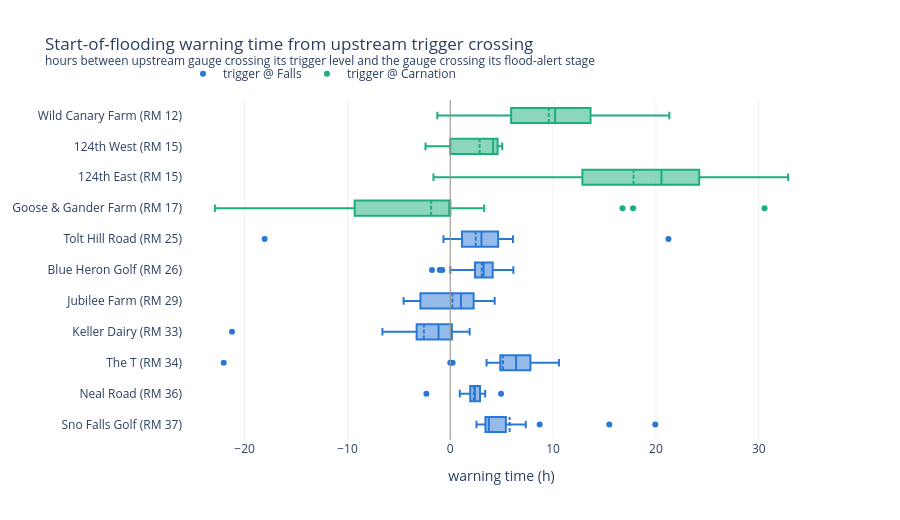

Write notebook code for a chart like this one.
### Code cell
order = [g for g in sorted(SVPA_GAUGES, key=lambda g: -RM[g])
         if g in start_dists and len(start_dists[g]) >= 5]
fig = go.Figure()
for gid in order:
    v = start_dists[gid]
    fig.add_box(x=v, y=[f"{NAME[gid]} (RM {RM[gid]})"] * len(v), orientation="h",
                marker_color=PAL[0] if TIMING_PRED[gid] == FALLS else PAL[1],
                boxmean=True, showlegend=False)
fig.add_scatter(x=[None], y=[None], mode="markers", marker_color=PAL[0], name="trigger @ Falls")
fig.add_scatter(x=[None], y=[None], mode="markers", marker_color=PAL[1], name="trigger @ Carnation")
fig.add_vline(x=0, line=dict(color=GRAY, width=1))
fig.update_layout(template="plotly_white", height=520, width=900,
                  title="Start-of-flooding warning time from upstream trigger crossing<br>"
                        "<sup>hours between upstream gauge crossing its trigger level and the "
                        "gauge crossing its flood-alert stage</sup>",
                  xaxis_title="warning time (h)", legend=dict(orientation="h", y=1.12))
fig.show()

### Figure 1 — Plotly figure (JSON) as saved in the notebook; plotly's stock layout.template omitted (floating-point values rounded to 4 significant figures)
{"data": [{"boxmean": true, "marker": {"color": "#2a78d6"}, "orientation": "h", "showlegend": false, "type": "box", "x": [3.639, 3.225, 19.94, 3.758, 2.91, 15.47, 5.405, 2.546, 3.918, 3.419, 4.579, 3.747, 3.279, 4.933, 8.696, 3.576, 3.511, 7.341], "y": ["Sno Falls Golf (RM 37)", "Sno Falls Golf (RM 37)", "Sno Falls Golf (RM 37)", "Sno Falls Golf (RM 37)", "Sno Falls Golf (RM 37)", "Sno Falls Golf (RM 37)", "Sno Falls Golf (RM 37)", "Sno Falls Golf (RM 37)", "Sno Falls Golf (RM 37)", "Sno Falls Golf (RM 37)", "Sno Falls Golf (RM 37)", "Sno Falls Golf (RM 37)", "Sno Falls Golf (RM 37)", "Sno Falls Golf (RM 37)", "Sno Falls Golf (RM 37)", "Sno Falls Golf (RM 37)", "Sno Falls Golf (RM 37)", "Sno Falls Golf (RM 37)"]}, {"boxmean": true, "marker": {"color": "#2a78d6"}, "orientation": "h", "showlegend": false, "type": "box", "x": [2.891, 3.025, 1.97, 2.465, 2.75, -2.324, 2.153, 2.798, 1.462, 3.399, 4.94, 3.204, 3.353, 2.03, 1.907, 2.895, 2.269, 2.315, 2.858, 0.9278, 2.223, 2.508, 1.824, 1.202], "y": ["Neal Road (RM 36)", "Neal Road (RM 36)", "Neal Road (RM 36)", "Neal Road (RM 36)", "Neal Road (RM 36)", "Neal Road (RM 36)", "Neal Road (RM 36)", "Neal Road (RM 36)", "Neal Road (RM 36)", "Neal Road (RM 36)", "Neal Road (RM 36)", "Neal Road (RM 36)", "Neal Road (RM 36)", "Neal Road (RM 36)", "Neal Road (RM 36)", "Neal Road (RM 36)", "Neal Road (RM 36)", "Neal Road (RM 36)", "Neal Road (RM 36)", "Neal Road (RM 36)", "Neal Road (RM 36)", "Neal Road (RM 36)", "Neal Road (RM 36)", "Neal Road (RM 36)"]}, {"boxmean": true, "marker": {"color": "#2a78d6"}, "orientation": "h", "showlegend": false, "type": "box", "x": [4.918, 5.576, 5.713, 3.529, 7.98, 6.792, 7.313, 6.948, 7.356, 4.814, 7.107, 0.2266, 7.619, 5.57, 10.09, 6.004, 10.21, 8.913, 7.963, 5.203, -22.03, 4.506, 0.0, 10.57], "y": ["The T (RM 34)", "The T (RM 34)", "The T (RM 34)", "The T (RM 34)", "The T (RM 34)", "The T (RM 34)", "The T (RM 34)", "The T (RM 34)", "The T (RM 34)", "The T (RM 34)", "The T (RM 34)", "The T (RM 34)", "The T (RM 34)", "The T (RM 34)", "The T (RM 34)", "The T (RM 34)", "The T (RM 34)", "The T (RM 34)", "The T (RM 34)", "The T (RM 34)", "The T (RM 34)", "The T (RM 34)", "The T (RM 34)", "The T (RM 34)"]}, {"boxmean": true, "marker": {"color": "#2a78d6"}, "orientation": "h", "showlegend": false, "type": "box", "x": [-0.7062, -4.63, -6.601, -21.23, -1.374, -1.504, -0.9072, -0.6404, -1.416, 1.014, -2.969, 1.882, 1.236, 0.307, 0.0, -3.575], "y": ["Keller Dairy (RM 33)", "Keller Dairy (RM 33)", "Keller Dairy (RM 33)", "Keller Dairy (RM 33)", "Keller Dairy (RM 33)", "Keller Dairy (RM 33)", "Keller Dairy (RM 33)", "Keller Dairy (RM 33)", "Keller Dairy (RM 33)", "Keller Dairy (RM 33)", "Keller Dairy (RM 33)", "Keller Dairy (RM 33)", "Keller Dairy (RM 33)", "Keller Dairy (RM 33)", "Keller Dairy (RM 33)", "Keller Dairy (RM 33)"]}, {"boxmean": true, "marker": {"color": "#2a78d6"}, "orientation": "h", "showlegend": false, "type": "box", "x": [-4.539, 4.318, 2.272, 2.08, 0.0, -2.902], "y": ["Jubilee Farm (RM 29)", "Jubilee Farm (RM 29)", "Jubilee Farm (RM 29)", "Jubilee Farm (RM 29)", "Jubilee Farm (RM 29)", "Jubilee Farm (RM 29)"]}, {"boxmean": true, "marker": {"color": "#2a78d6"}, "orientation": "h", "showlegend": false, "type": "box", "x": [3.501, 2.201, 6.134, 2.961, 3.112, 4.817, -0.7746, 6.112, 3.674, 2.61, 2.507, 2.478, 4.247, 4.314, 4.087, 0.0, -1.02, 2.892, 3.577, 2.851, 4.664, 5.793, 3.49, 3.243, 4.642, 2.188, 1.485, 0.456, 5.326, 2.84, 3.152, 3.764, -1.78, 4.024, 3.56, 4.057, 2.199], "y": ["Blue Heron Golf (RM 26)", "Blue Heron Golf (RM 26)", "Blue Heron Golf (RM 26)", "Blue Heron Golf (RM 26)", "Blue Heron Golf (RM 26)", "Blue Heron Golf (RM 26)", "Blue Heron Golf (RM 26)", "Blue Heron Golf (RM 26)", "Blue Heron Golf (RM 26)", "Blue Heron Golf (RM 26)", "Blue Heron Golf (RM 26)", "Blue Heron Golf (RM 26)", "Blue Heron Golf (RM 26)", "Blue Heron Golf (RM 26)", "Blue Heron Golf (RM 26)", "Blue Heron Golf (RM 26)", "Blue Heron Golf (RM 26)", "Blue Heron Golf (RM 26)", "Blue Heron Golf (RM 26)", "Blue Heron Golf (RM 26)", "Blue Heron Golf (RM 26)", "Blue Heron Golf (RM 26)", "Blue Heron Golf (RM 26)", "Blue Heron Golf (RM 26)", "Blue Heron Golf (RM 26)", "Blue Heron Golf (RM 26)", "Blue Heron Golf (RM 26)", "Blue Heron Golf (RM 26)", "Blue Heron Golf (RM 26)", "Blue Heron Golf (RM 26)", "Blue Heron Golf (RM 26)", "Blue Heron Golf (RM 26)", "Blue Heron Golf (RM 26)", "Blue Heron Golf (RM 26)", "Blue Heron Golf (RM 26)", "Blue Heron Golf (RM 26)", "Blue Heron Golf (RM 26)"]}, {"boxmean": true, "marker": {"color": "#2a78d6"}, "orientation": "h", "showlegend": false, "type": "box", "x": [1.545, 3.263, 3.233, 1.523, -0.6601, 1.525, 4.547, 4.983, 21.21, 6.098, -18.05, 3.032, 0.0], "y": ["Tolt Hill Road (RM 25)", "Tolt Hill Road (RM 25)", "Tolt Hill Road (RM 25)", "Tolt Hill Road (RM 25)", "Tolt Hill Road (RM 25)", "Tolt Hill Road (RM 25)", "Tolt Hill Road (RM 25)", "Tolt Hill Road (RM 25)", "Tolt Hill Road (RM 25)", "Tolt Hill Road (RM 25)", "Tolt Hill Road (RM 25)", "Tolt Hill Road (RM 25)", "Tolt Hill Road (RM 25)"]}, {"boxmean": true, "marker": {"color": "#1baf7a"}, "orientation": "h", "showlegend": false, "type": "box", "x": [0.0, 17.77, -14.58, 0.0, 0.0, 16.75, 0.0, -11.55, 0.0, 0.0, 0.0, 0.0, -11.85, -3.849, 0.0, 0.0, 0.0, -10.3, -11.47, 0.0, 0.0, -8.682, -0.2959, 0.0, -22.9, -13.91, -9.506, -7.273, 3.3, 0.0, 30.56], "y": ["Goose & Gander Farm (RM 17)", "Goose & Gander Farm (RM 17)", "Goose & Gander Farm (RM 17)", "Goose & Gander Farm (RM 17)", "Goose & Gander Farm (RM 17)", "Goose & Gander Farm (RM 17)", "Goose & Gander Farm (RM 17)", "Goose & Gander Farm (RM 17)", "Goose & Gander Farm (RM 17)", "Goose & Gander Farm (RM 17)", "Goose & Gander Farm (RM 17)", "Goose & Gander Farm (RM 17)", "Goose & Gander Farm (RM 17)", "Goose & Gander Farm (RM 17)", "Goose & Gander Farm (RM 17)", "Goose & Gander Farm (RM 17)", "Goose & Gander Farm (RM 17)", "Goose & Gander Farm (RM 17)", "Goose & Gander Farm (RM 17)", "Goose & Gander Farm (RM 17)", "Goose & Gander Farm (RM 17)", "Goose & Gander Farm (RM 17)", "Goose & Gander Farm (RM 17)", "Goose & Gander Farm (RM 17)", "Goose & Gander Farm (RM 17)", "Goose & Gander Farm (RM 17)", "Goose & Gander Farm (RM 17)", "Goose & Gander Farm (RM 17)", "Goose & Gander Farm (RM 17)", "Goose & Gander Farm (RM 17)", "Goose & Gander Farm (RM 17)"]}, {"boxmean": true, "marker": {"color": "#1baf7a"}, "orientation": "h", "showlegend": false, "type": "box", "x": [22.91, 0.308, 22.7, 20.54, -1.635, 23.52, 26.28, 21.93, 19.24, 19.41, 17.07, 27.43, 7.148, 28.53, 14.75, 32.86, 0.0], "y": ["124th East (RM 15)", "124th East (RM 15)", "124th East (RM 15)", "124th East (RM 15)", "124th East (RM 15)", "124th East (RM 15)", "124th East (RM 15)", "124th East (RM 15)", "124th East (RM 15)", "124th East (RM 15)", "124th East (RM 15)", "124th East (RM 15)", "124th East (RM 15)", "124th East (RM 15)", "124th East (RM 15)", "124th East (RM 15)", "124th East (RM 15)"]}, {"boxmean": true, "marker": {"color": "#1baf7a"}, "orientation": "h", "showlegend": false, "type": "box", "x": [5.055, 4.603, -0.0916, 3.999, 4.807, 4.495, 3.783, 4.319, -2.409, 0.0], "y": ["124th West (RM 15)", "124th West (RM 15)", "124th West (RM 15)", "124th West (RM 15)", "124th West (RM 15)", "124th West (RM 15)", "124th West (RM 15)", "124th West (RM 15)", "124th West (RM 15)", "124th West (RM 15)"]}, {"boxmean": true, "marker": {"color": "#1baf7a"}, "orientation": "h", "showlegend": false, "type": "box", "x": [12.83, 3.125, 17.15, 10.97, 12.88, 10.48, 0.0, 1.041, 7.688, 14.33, 9.43, 10.8, 10.04, 9.654, -1.257, 7.843, 10.05, 8.718, 5.012, 16.87, 5.919, 8.253, 12.32, 10.35, 15.32, 17.0, 14.25, 0.0, 0.0, 0.0, 21.31, 13.64, 11.79, 17.83], "y": ["Wild Canary Farm (RM 12)", "Wild Canary Farm (RM 12)", "Wild Canary Farm (RM 12)", "Wild Canary Farm (RM 12)", "Wild Canary Farm (RM 12)", "Wild Canary Farm (RM 12)", "Wild Canary Farm (RM 12)", "Wild Canary Farm (RM 12)", "Wild Canary Farm (RM 12)", "Wild Canary Farm (RM 12)", "Wild Canary Farm (RM 12)", "Wild Canary Farm (RM 12)", "Wild Canary Farm (RM 12)", "Wild Canary Farm (RM 12)", "Wild Canary Farm (RM 12)", "Wild Canary Farm (RM 12)", "Wild Canary Farm (RM 12)", "Wild Canary Farm (RM 12)", "Wild Canary Farm (RM 12)", "Wild Canary Farm (RM 12)", "Wild Canary Farm (RM 12)", "Wild Canary Farm (RM 12)", "Wild Canary Farm (RM 12)", "Wild Canary Farm (RM 12)", "Wild Canary Farm (RM 12)", "Wild Canary Farm (RM 12)", "Wild Canary Farm (RM 12)", "Wild Canary Farm (RM 12)", "Wild Canary Farm (RM 12)", "Wild Canary Farm (RM 12)", "Wild Canary Farm (RM 12)", "Wild Canary Farm (RM 12)", "Wild Canary Farm (RM 12)", "Wild Canary Farm (RM 12)"]}, {"marker": {"color": "#2a78d6"}, "mode": "markers", "name": "trigger @ Falls", "type": "scatter", "x": [null], "y": [null]}, {"marker": {"color": "#1baf7a"}, "mode": "markers", "name": "trigger @ Carnation", "type": "scatter", "x": [null], "y": [null]}], "layout": {"height": 520, "legend": {"orientation": "h", "y": 1.12}, "shapes": [{"line": {"color": "#9a9891", "width": 1}, "type": "line", "x0": 0, "x1": 0, "xref": "x", "y0": 0, "y1": 1, "yref": "y domain"}], "title": {"text": "Start-of-flooding warning time from upstream trigger crossing<br><sup>hours between upstream gauge crossing its trigger level and the gauge crossing its flood-alert stage</sup>"}, "width": 900, "xaxis": {"title": {"text": "warning time (h)"}}}}
